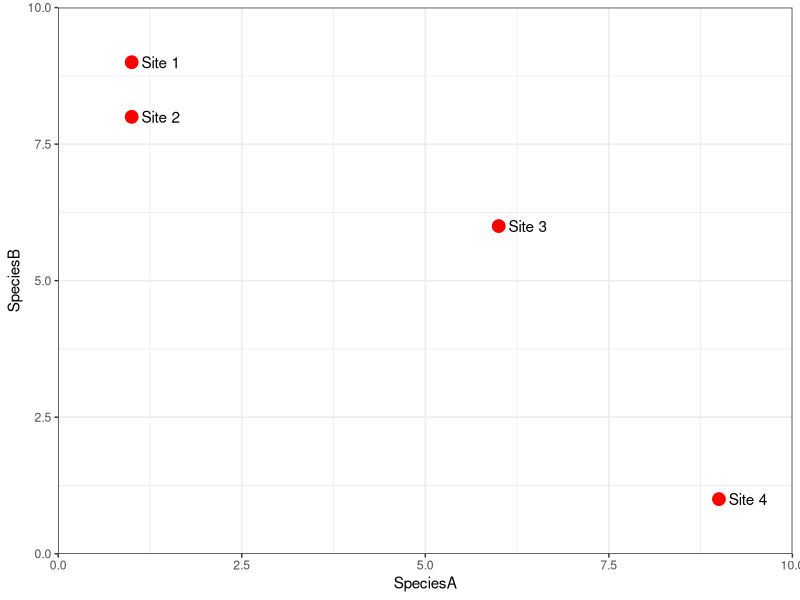
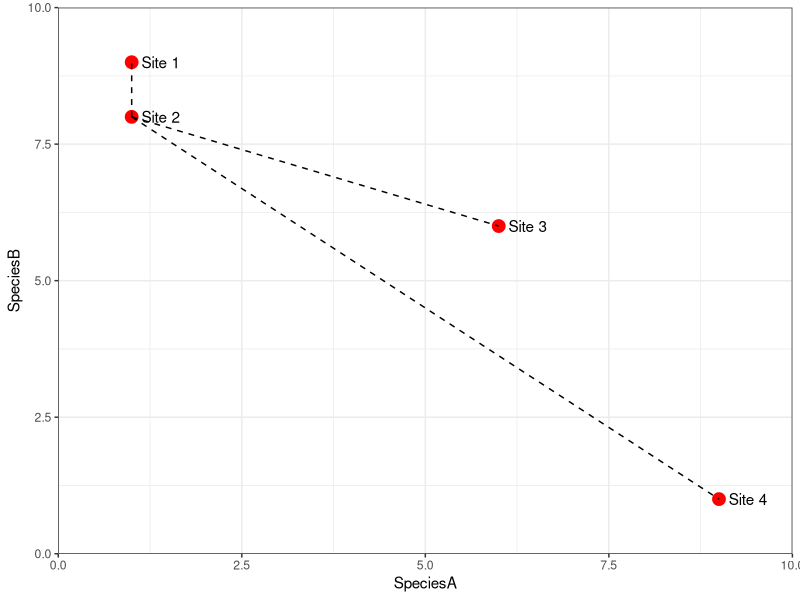
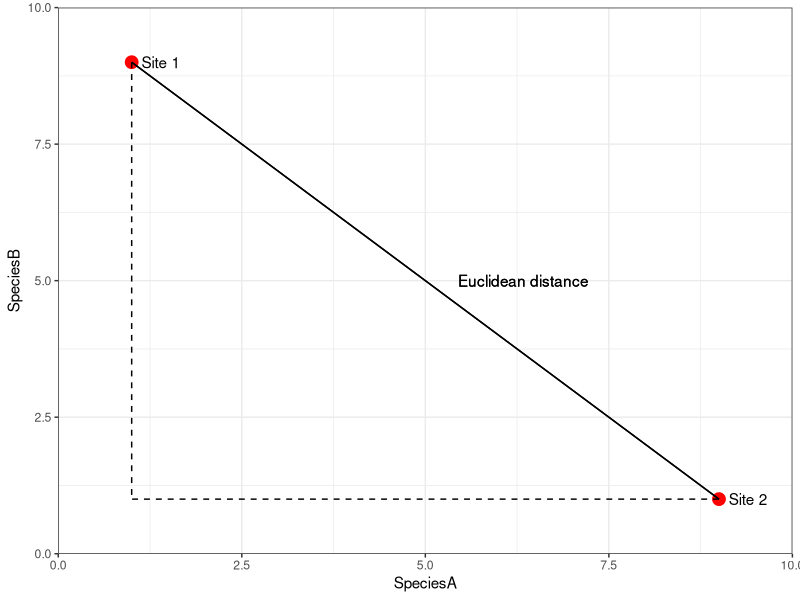
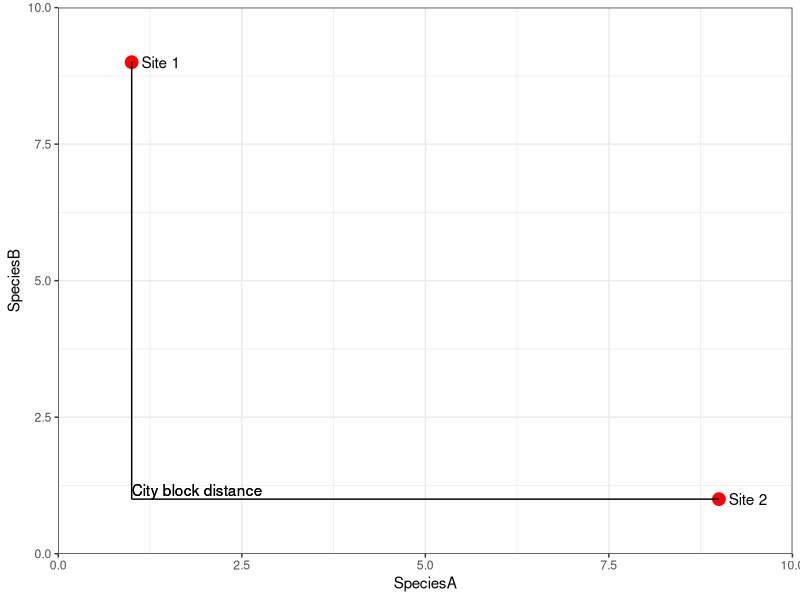
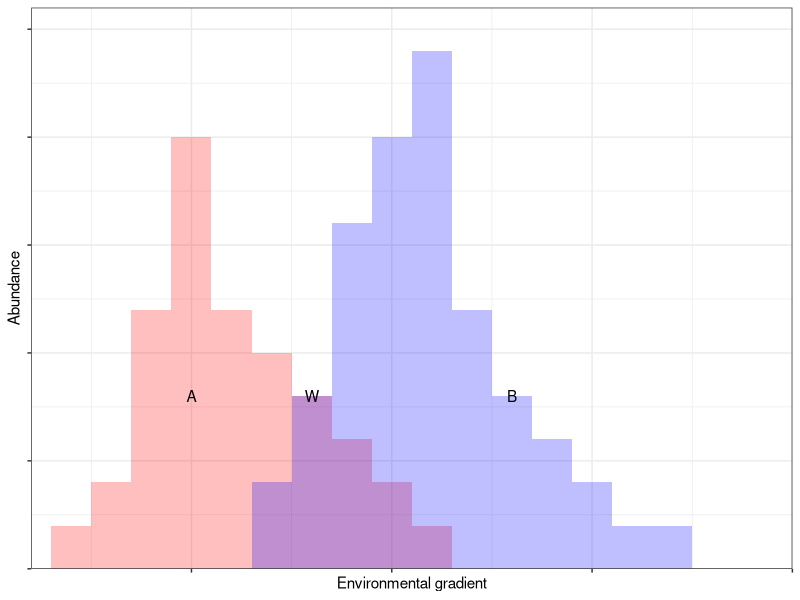
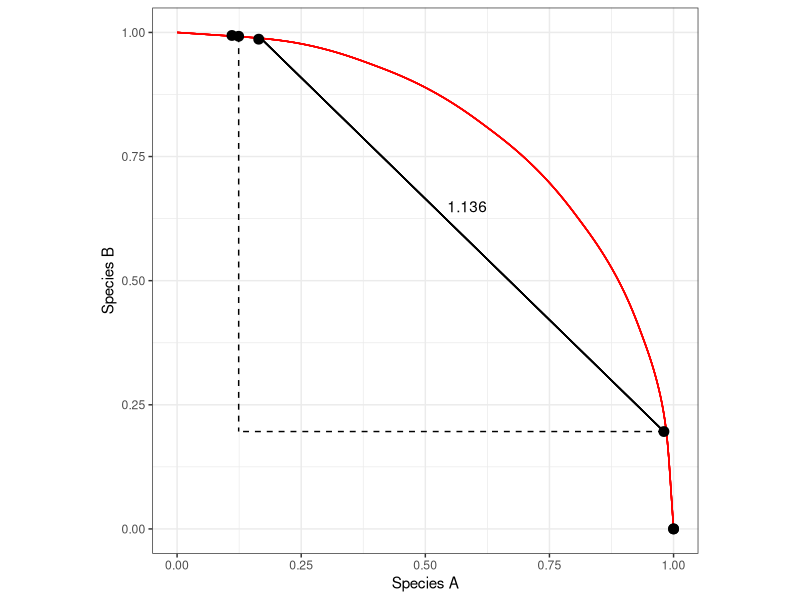

Write R code to recreate these figures, in order.
## ---- chunk 1
knitr::opts_chunk$set(echo = TRUE)
## ---- chunk 2
library(ggplot2)

hyp_data<- matrix(c(1,9,1,8,6,6,9,1), byrow=TRUE, ncol = 2)
  colnames(hyp_data)<-c("SpeciesA","SpeciesB")
  
  ggplot(data=as.data.frame(hyp_data)) + 
    geom_point(aes(x = SpeciesA, y = SpeciesB), size = 4, colour = "red") + 
    geom_text(aes(x = SpeciesA, y = SpeciesB, label = paste("Site",1:4)), hjust = -0.25) +
    coord_cartesian(xlim = c(0, 10), ylim = c(0,10), expand = F) +
    theme_bw()
## ---- chunk 3
  ggplot(data=as.data.frame(hyp_data)) + 
    geom_point(aes(x = SpeciesA, y = SpeciesB), size = 4, colour = "red") + 
  geom_segment(data = as.data.frame(hyp_data)[-2,], aes(xend = SpeciesA, yend = SpeciesB, x = 1, y = 8), linetype="dashed" ) +
    geom_text(aes(x = SpeciesA, y = SpeciesB, label = paste("Site",1:4)), hjust = -0.25) +
    coord_cartesian(xlim = c(0, 10), ylim = c(0,10), expand = F) +
    theme_bw()
## ---- chunk 4
dim(hyp_data)

dist(hyp_data, diag=TRUE)

## ---- chunk 5
hyp_data2<- matrix(c(1,9,9,1), byrow=TRUE, ncol = 2)
  colnames(hyp_data2)<-c("SpeciesA","SpeciesB")
  
  ggplot(data=as.data.frame(hyp_data2)) + 
    geom_point(aes(x = SpeciesA, y = SpeciesB), size = 4, colour = "red") + 
    geom_text(aes(x = SpeciesA, y = SpeciesB, label = paste("Site",1:2)), hjust = -0.25) +
    geom_segment( aes(xend = 1, yend = 9, x = 9, y = 1), linetype="solid" ) +
    geom_segment( aes(xend = 1, yend = 1, x = c(1,9), y = c(9,1) ), linetype="dashed" ) +
     geom_text(aes(x = 5, y = 5, label = "Euclidean distance"), hjust = -0.25) +
    coord_cartesian(xlim = c(0, 10), ylim = c(0,10), expand = F) +
    theme_bw()

## ---- chunk 6

  ggplot(data=as.data.frame(hyp_data2)) + 
    geom_point(aes(x = SpeciesA, y = SpeciesB), size = 4, colour = "red") + 
    geom_text(aes(x = SpeciesA, y = SpeciesB, label = paste("Site",1:2)), hjust = -0.25) +
    geom_segment( aes(xend = 1, yend = 1, x = c(1,9), y = c(9,1) ), linetype="solid" ) +
     geom_text(aes(x = 1, y = 1, label = "City block distance"), hjust = 0, vjust = -0.25) +
    coord_cartesian(xlim = c(0, 10), ylim = c(0,10), expand = F) +
    theme_bw()

## ---- chunk 7
newdata<-data.frame(env = 1:20, 
                    sp.a = c(0,1,2,6,10,6,5,4,3,2,1,0,0,0,0,0,0,0,0,0),
                    sp.b = c(0,0,0,0,0,0,2,4,8,10,12,6,4,3,2,1,1,0,0,0))

  ggplot(data=newdata) + 
    geom_bar(aes(x = env, y = sp.a),stat = "identity", fill = "red", alpha=0.25, width = 1) + 
    geom_bar(aes(x = env, y = sp.b), stat = "identity", fill = "blue", alpha=0.25, width = 1) + 
    annotate("text", x = c(5,8,13), y = 4, label=c("A","W","B")) +
    labs(x = "Environmental gradient", y = "Abundance") +
    coord_cartesian(xlim=c(1,20), ylim=c(0, 13), expand = FALSE) +
    theme_bw() +
    theme(axis.text.x = element_blank(),
          axis.text.y = element_blank())

## ---- chunk 8
hyp_data3<- matrix(c(1,9,1,8,1,6,10,0,10,2,10,0), byrow=TRUE, ncol = 2)
  colnames(hyp_data3)<-c("SpeciesA","SpeciesB")
  
hyp_data3
  
ss<-sqrt(apply(hyp_data3^2,1,sum)) # sqrt of (SpeciesA^2 + SpeciesB^2)

norm_data<-hyp_data3/ss

norm_data

dist(norm_data, "euclidean")

## ---- chunk 9
segment.data<-data.frame(x=c(0.1240347,0.9805807), y=c(0.9922779,0.1961161),xend=c(0.1240347,0.1240347), yend=c(0.1961161,0.1961161))

ggplot(data=as.data.frame(norm_data)) + 
  geom_curve(aes(x = 1, y = 0, xend = 0, yend = 1), color = "red", curvature = 0.46) +
  geom_point(aes(x = SpeciesA, y = SpeciesB), size = 3) +
  geom_segment(aes(x = 0.1643990, y = 0.9922779, xend = 0.9805807, yend = 0.1961161) ) + 
  geom_segment(data=segment.data,aes(x = x, y = y, xend = xend, yend = yend), linetype="dashed" ) +
  annotate("text", x = 0.5, y = 0.65, label="1.136",hjust = -0.55 ) +
  labs(x = "Species A", y = "Species B") +
  coord_equal() +
  theme_bw()

## ---- chunk 10
hyp_data3
  
row.sum<-apply(hyp_data3,1,sum)
col.sum<-apply(hyp_data3,2,sum)
mat.sum<- sum(hyp_data3)

chisq_data <- (hyp_data3 / row.sum) %*% diag(1 /sqrt(col.sum)) * sqrt(mat.sum)
chisq_data

dist(chisq_data, "euclidean")
## ---- chunk 11
hyp_data3
  
row.sum<-apply(hyp_data3,1,sum)

prop_data <- (hyp_data3 / row.sum) 
prop_data

dist(prop_data, "euclidean")
## ---- chunk 12
hyp_data3
  
row.sum<-apply(hyp_data3,1,sum)

hell_data <- sqrt(hyp_data3 / row.sum) 
hell_data

dist(hell_data, "euclidean")
## ---- chunk 13
library(vegan)

vegdist(decostand(hyp_data3, "chi.sq"), "euclidean")

